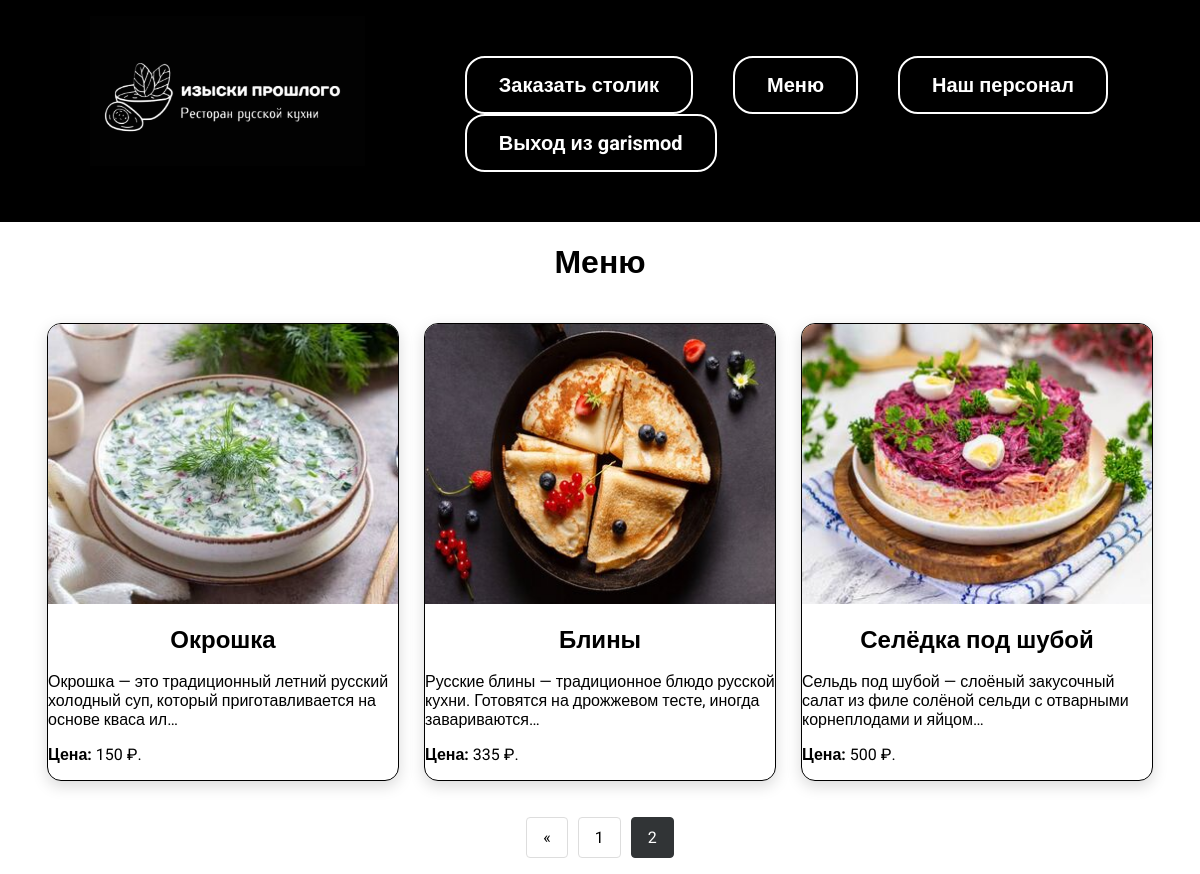
Screenshot of /menu/?page=2 (signed in) with the database file from the repository.
### view/models.py (models this page shows, shortened)
class Menu(models.Model):
    title = models.CharField(max_length=100)
    image = models.ImageField(upload_to='images/')
    recipe = models.CharField(max_length=2000)
    ingredients = models.CharField(max_length=1000)
    url = models.URLField(blank=True)
    rating = models.IntegerField(default=0, blank=True)
    price = models.DecimalField(max_digits=10, decimal_places=2)
    slug = models.SlugField(max_length=250, unique=True)

### view/views.py (the view)
# urls.py: path('menu/', views.menu, name='menu'),
def menu(request):
    menu_items = Menu.objects.all()
    paginator = Paginator(menu_items, 3)
    page = request.GET.get('page')
    try:
        menu_items = paginator.page(page)
    except PageNotAnInteger:
        menu_items = paginator.page(1)
    except EmptyPage:
        menu_items = paginator.page(paginator.num_pages)
    return render(request, 'view/menu.html', {"menu": menu_items})

### view/templates/view/menu.html (shortened to what this page needs)
{% extends 'view/base.html' %}
{% load static %}
{% block content %}
<div class="center_pers"><h1>Меню</h1></div>
<div class="column">
    {% for item in menu %}
    <div class="menu-card">
        <a href="{% url 'dish' item.slug %}"><img class="menu-image" src="{{ item.image.url }}"></a>
        <div class="menu-content">
            <h3 class="menu-title">{{ item.title }}</h3>
            <p class="menu-recipe">{{ item.recipe|truncatechars:100 }}</p>
            <p class="rating"><b>Цена:</b> {{ item.price|floatformat:0 }} ₽.</p>
        </div>
    </div>
    {% endfor %}
</div>
<nav aria-label="Page navigation example">
    <ul class="pagination">
        {% if menu.has_previous %}
        <li class="page-item">
            <a class="page-link" href="?page={{ menu.previous_page_number }}" aria-label="Previous">
                <span aria-hidden="true">&laquo;</span>
            </a>
        </li>
        {% endif %}
        {% for num in menu.paginator.page_range %}
            {% if menu.number == num %}
            <li class="page-item active">
                <a class="page-link" href="?page={{ num }}">{{ num }}</a>
            </li>
            {% else %}
            <li class="page-item">
                <a class="page-link" href="?page={{ num }}">{{ num }}</a>
            </li>
            {% endif %}
        {% endfor %}
    </ul>
</nav>
{% endblock %}

### view/templates/view/base.html (shortened to what this page needs)
<!DOCTYPE html>
{% load static %}
<html lang="en">
<head>
    <link rel="stylesheet" href="{% static 'css/styleDip.css' %}">
</head>
<body>
<header>
    <div class="Menu">
        <div class="Logo">
            <a href="{% url 'index' %}"><img src="{% static 'images/Rt black.png' %}"></a>
        </div>
        <div class="wrap">
            <div>
                <ul>
                    <li class="butt"><a href="">Заказать столик</a></li>
                    <li class="butt"><a href="{% url 'menu' %}">Меню</a></li>
                    <li class="butt"><a href="{% url 'personal' %}">Наш персонал</a></li>
                    {% if user.is_authenticated %}
                    <li class="butt"><a href="{% url 'logout' %}">Выход из {{ request.user }}</a></li>
                    {% else %}
                    <li class="butt"><a href="{% url 'signup' %}">Регистрация</a></li>
                    {% endif %}
                </ul>
            </div>
        </div>
    </div>
</header>
{% block content %}
{% endblock %}
</body>
</html>

### view/static/css/styleDip.css (style rules this page uses)
body { font-family: "Roboto", sans-serif; background: #ffffff; padding: 0; margin: 0; }
.wrap { margin: 0 auto; padding: 20px; box-sizing: border-box; margin: 0 auto; width: 70%; }
.Logo { width: 275px; height: 150px; margin-left: 80px; }
.Logo a { display: block; width: 100%; height: 100%; }
.Logo img { width: 100%; height: 100%; }
.butt { border: 2px solid rgb(255, 255, 255); padding: 15px 32px; border-radius: 20px; cursor: pointer; transition: all 0.3s ease; }
.Menu { display: flex; background: rgb(0, 0, 0); padding: 10px; border-top: 6px solid #000000; box-sizing: border-box; }
.Menu .wrap { display: flex; flex-wrap: wrap; justify-content: flex-end; align-items: center; }
.Menu a { color: #ffffff; font-weight: bold; text-decoration: none; }
.Menu ul { display: flex; flex-wrap: wrap; list-style: none; font-size: 20px; }
.Menu li { margin-left: 40px; }
.column { display: flex; flex-direction: row; flex-wrap: nowrap; justify-content: center; gap: 25px; padding: 20px; max-width: 100%; margin: 0 auto; overflow-x: auto; }
.menu-card { background: white; border-radius: 14px; overflow: hidden; box-shadow: 0 5px 15px rgba(0, 0, 0, 0.15); transition: all 0.3s ease; border: 1px solid #000000; position: relative; max-width: 350px; }
.menu-image { width: 100%; height: 280px; object-fit: cover; transition: transform 0.5s; }
.menu-title { font-size: 24px; margin: 18px 0; text-align: center; padding: 0 18px; }
.center_pers { text-align: center; }
.pagination { display: flex; gap: 10px; list-style: none; padding: 0; justify-content: center; }
.page-item { display: inline-block; }
.page-link { display: block; padding: 10px 16px; text-decoration: none; color: #000000; border: 1px solid #ddd; border-radius: 4px; transition: all 0.3s; }
.page-item.active .page-link { background-color: #313436; color: white; border-color: #313436; }

### rows the page displays
Menu: image (picture), title "Окрошка", recipe "Окрошка — это традиционный летний русский холодный суп, который приготавливается на основе кваса ил…", price "150"
Menu: image (picture), title "Блины", recipe "Русские блины — традиционное блюдо русской кухни. Готовятся на дрожжевом тесте, иногда завариваются…", price "335"
Menu: image (picture), title "Селёдка под шубой", recipe "Сельдь под шубой — слоёный закусочный салат из филе солёной сельди с отварными корнеплодами и яйцом…", price "500"

### other values shown
{{ request.user }} "garismod"
{{ num }} "1"
{{ num }} "2"
